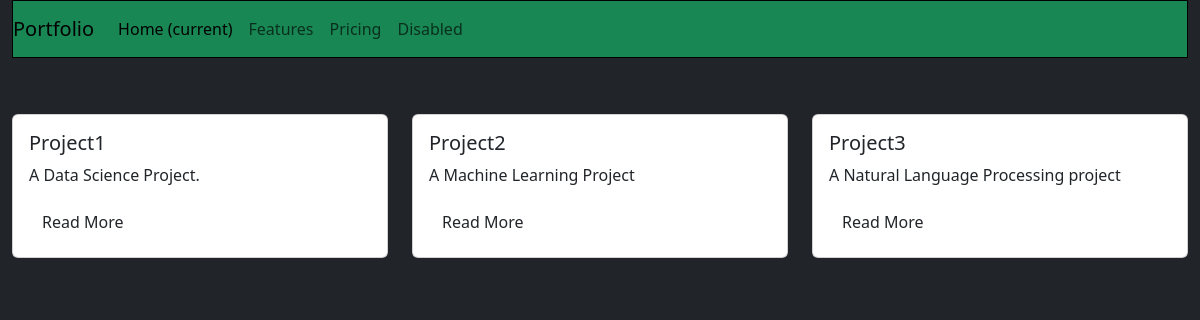
The page /projects/ on the database as committed earlier.
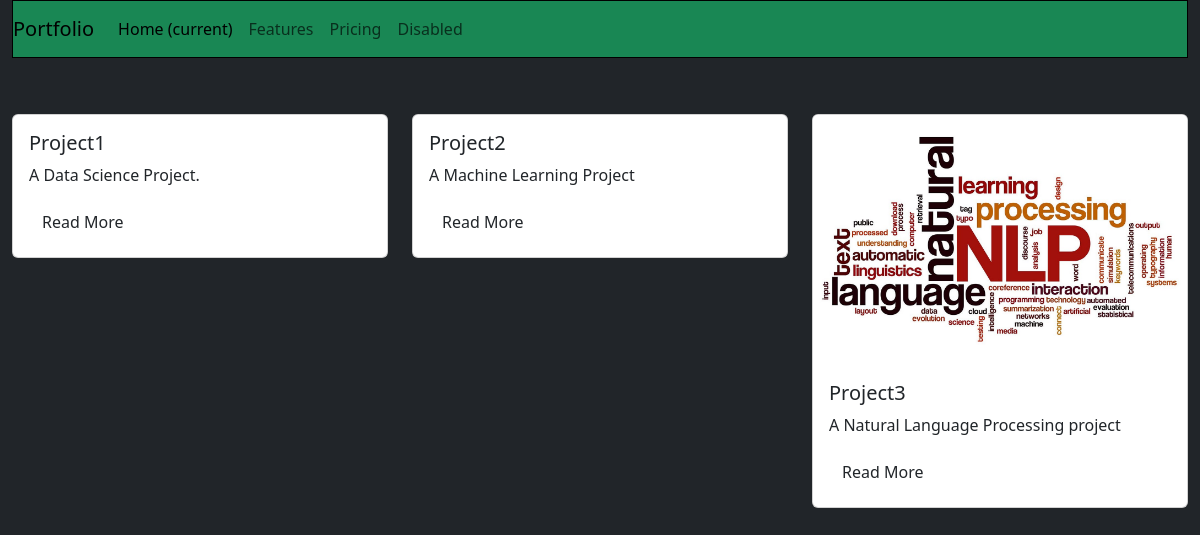
The same page on the database as committed later.
### projects/models.py (models this page shows)
class Project(models.Model):
    title = models.CharField(max_length=100)
    details = models.TextField()
    tech = models.CharField(max_length=20)
    image = models.FileField(upload_to="project_media/", blank=True)

### projects/views.py (the view)
# urls.py: path("", views.project_index, name="project_index"),
def project_index(request):
    projects = Project.objects.all() # fetching all the objects created
    context = {
        "projects": projects
    }
    return render(request, "projects/project_index.html", context)

### projects/templates/projects/project_index.html
{% extends "projects/base.html" %}
{% block page_content %}
<h1 class="heading">Projects</h1>
<div class="row">
  {% for project in projects %}
    <div class="col-md-4">
      <div class="card mb-2">
        {% if project.image %}
          <img class="card-img-top" src="{{ project.image.url }}" alt="">
        {% endif %}
        <div class="card-body">
          <h5 class="card-title">{{ project.title }}</h5>
          <p class="card-text">{{ project.details }}</p>
          <a href="{% url 'project_detail' project.pk %}" class="btn">
            Read More
          </a>
        </div>
      </div>
    </div>
    {% endfor %}
</div>
{% endblock %}

### projects/templates/projects/base.html (shortened to what this page needs)
{% load static %}
<link rel="stylesheet" href="{% static 'css/styles.css' %}">
<!DOCTYPE html>
<html lang="en" dir="ltr">
  <head>
    <link
        href="https://cdn.jsdelivr.net/npm/bootstrap@5.3.1/dist/css/bootstrap.min.css"
        rel="stylesheet">
    <!-- {% load static %}
    <link rel="stylesheet" href="{% static 'css/styles.css' %}"> -->
  </head>
  <body class="container-fluid bg-dark">
    <nav class="navbar navbar-expand-lg nav-bar-light bg-success">
      <a href="#" class="navbar-brand">
        Portfolio
      </a>
      <div class="collapse navbar-collapse" id="navbarNavAltMarkup">
          <div class="navbar-nav">
              <a class="nav-item nav-link active" href="#">Home <span class="sr-only">(current)</span></a>
              <a class="nav-item nav-link" href="#">Features</a>
              <a class="nav-item nav-link" href="#">Pricing</a>
              <a class="nav-item nav-link" href="#">Disabled</a>
          </div>
      </div>
    </nav>
    {% block page_content %}{% endblock page_content %}
  </body>
</html>

### projects/static/css/styles.css (style rules this page uses)
.card-body { color: green; }
.navbar { background: green; margin: none; padding: none; border: 1px solid rgb(0, 0, 0); }
.navbar-brand { font-weight: 200; }
.btn { background-color: #44b78b; outline: none; }
.heading { color: transparent; display: block; }

Rows that differ between the two databases and show on the page:
changed Project "Project3": image: picture added
